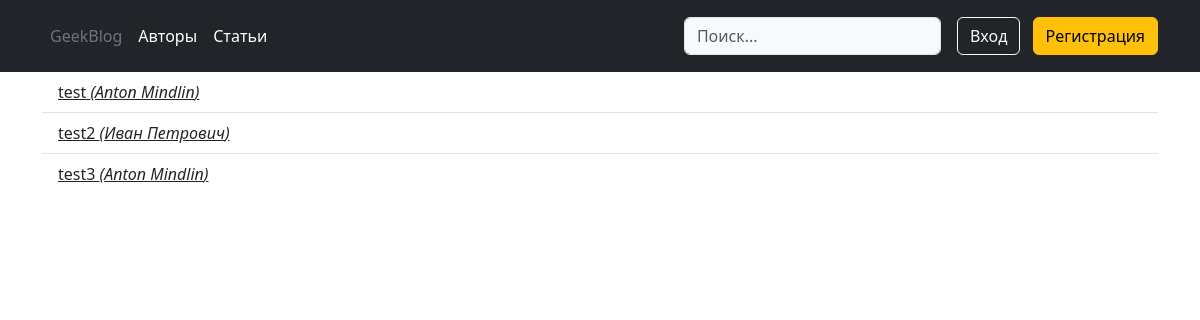
The app's page /articles/ with its own data.
### blog/models/article.py (models this page shows, shortened)
class Article(db.Model):
    id = Column(Integer, primary_key=True, autoincrement=True)
    title = Column(String(80), nullable=False)
    text = Column(Text, nullable=False)
    author_id = Column(Integer, ForeignKey('author.id'))
    created_at = Column(DateTime, default=func.now())
    updated_at = Column(DateTime, default=func.now(), onupdate=func.now())
    author = relationship('Author', back_populates='articles')
    tags = relationship('Tag', secondary=article_tag_association_table, back_populates='articles')

### blog/models/user.py (models this page shows, shortened)
class User(db.Model, UserMixin):
    id = Column(Integer, primary_key=True, autoincrement=True)
    first_name = Column(String(80), unique=False, nullable=False)
    last_name = Column(String(80), unique=False, nullable=True)
    email = Column(String(150), unique=True, nullable=False)
    is_staff = Column(Boolean, nullable=False, default=False)
    password = Column(String(255), nullable=False)
    created_at = Column(DateTime, default=func.now())
    updated_at = Column(DateTime, default=func.now(), onupdate=func.now())
    author = relationship('Author', uselist=False, back_populates='user')

### blog/article/views.py (the view)
@article_app.route('/')
def article_list():
    articles = Article.query.all()
    return render_template('article/list.html', articles=articles)

### blog/templates/article/list.html (shortened to what this page needs)
{% extends 'base.html' %}
{% block body %}
    <ul class="list-group list-group-flush">
        {% for article in articles %}
            <li class="list-group-item">
                <a class="link-dark" href="{{ article.id }}">
                    {{ article.title }} <i>({{ article.author.user.first_name }} {{ article.author.user.last_name }})</i>
                </a>
            </li>
        {% endfor %}
    </ul>
{% endblock %}

### blog/templates/base.html (shortened to what this page needs)
<!doctype html>
<html lang="ru">
<head>
    {% block css %}
        <link rel="stylesheet" href="{{ url_for('static', filename='css/bootstrap.min.css') }}">
        <link rel="stylesheet" href="{{ url_for('static', filename='css/geekblog.css') }}">
    {% endblock %}
</head>
<body>
{% include 'navbar.html' %}
<div class="container">
    {% block body %}
    {% endblock %}
</div>
</body>

### blog/templates/navbar.html
<header class="p-3 text-bg-dark">
    <div class="container">
        <div class="d-flex flex-wrap align-items-center justify-content-center justify-content-lg-start">
            <ul class="nav col-12 col-lg-auto me-lg-auto mb-2 justify-content-center mb-md-0">
                <li><a href="/" class="nav-link px-2 text-secondary">GeekBlog</a></li>
                <li><a href="{{ url_for('author_app.author_list') }}" class="nav-link px-2 text-white">Авторы</a></li>
                <li><a href="{{ url_for('article_app.article_list') }}" class="nav-link px-2 text-white">Статьи</a></li>
            </ul>
            <form class="col-12 col-lg-auto mb-3 mb-lg-0 me-lg-3" role="search">
                <input type="search" class="form-control form-control-dark text-bg-light" placeholder="Поиск..."
                       aria-label="Search">
            </form>
            <div class="text-end">
                {% if current_user.is_authenticated %}
                    {% if current_user.is_staff %}
                        <a class="me-2 text-decoration-none text-light" href="{{ url_for('admin.index') }}">
                            Админ панель
                        </a>
                    {% endif %}
                    {% if current_user.author %}
                        <a class="me-2 text-decoration-none text-light" href="{{ url_for('article_app.create') }}">
                            Написать статью
                        </a>
                    {% else %}
                        <a class="me-2 text-decoration-none text-light" href="{{ url_for('author_app.create') }}">
                            Стать автором
                        </a>
                    {% endif %}
                    <a class="btn btn-outline-light me-2" href="{{ url_for('auth_app.logout') }}">
                        Выход ({{ current_user.first_name if current_user.first_name else current_user.email }})
                    </a>
                {% else %}
                    <a class="btn btn-outline-light me-2" href="{{ url_for('auth_app.login') }}">Вход</a>
                    <a class="btn btn-warning" href="{{ url_for('auth_app.registration') }}">Регистрация</a>
                {% endif %}
            </div>
        </div>
    </div>
</header>

### records on screen
Article: title "test", author.user.first_name "Anton", author.user.last_name "Mindlin"
Article: title "test2", author.user.first_name "Иван", author.user.last_name "Петрович"
Article: title "test3", author.user.first_name "Anton", author.user.last_name "Mindlin"
